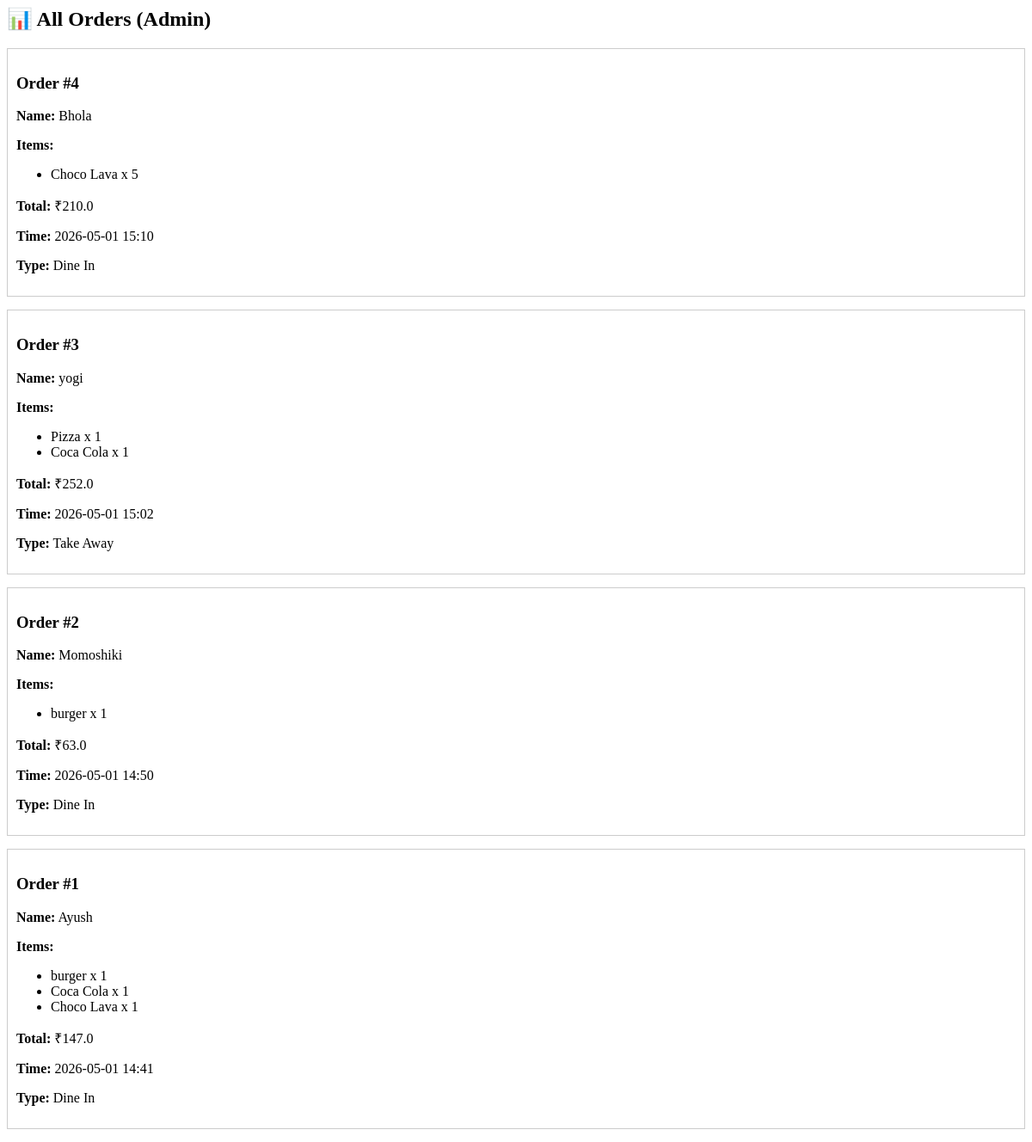
Page /admin/orders (signed in) on the earlier database version.
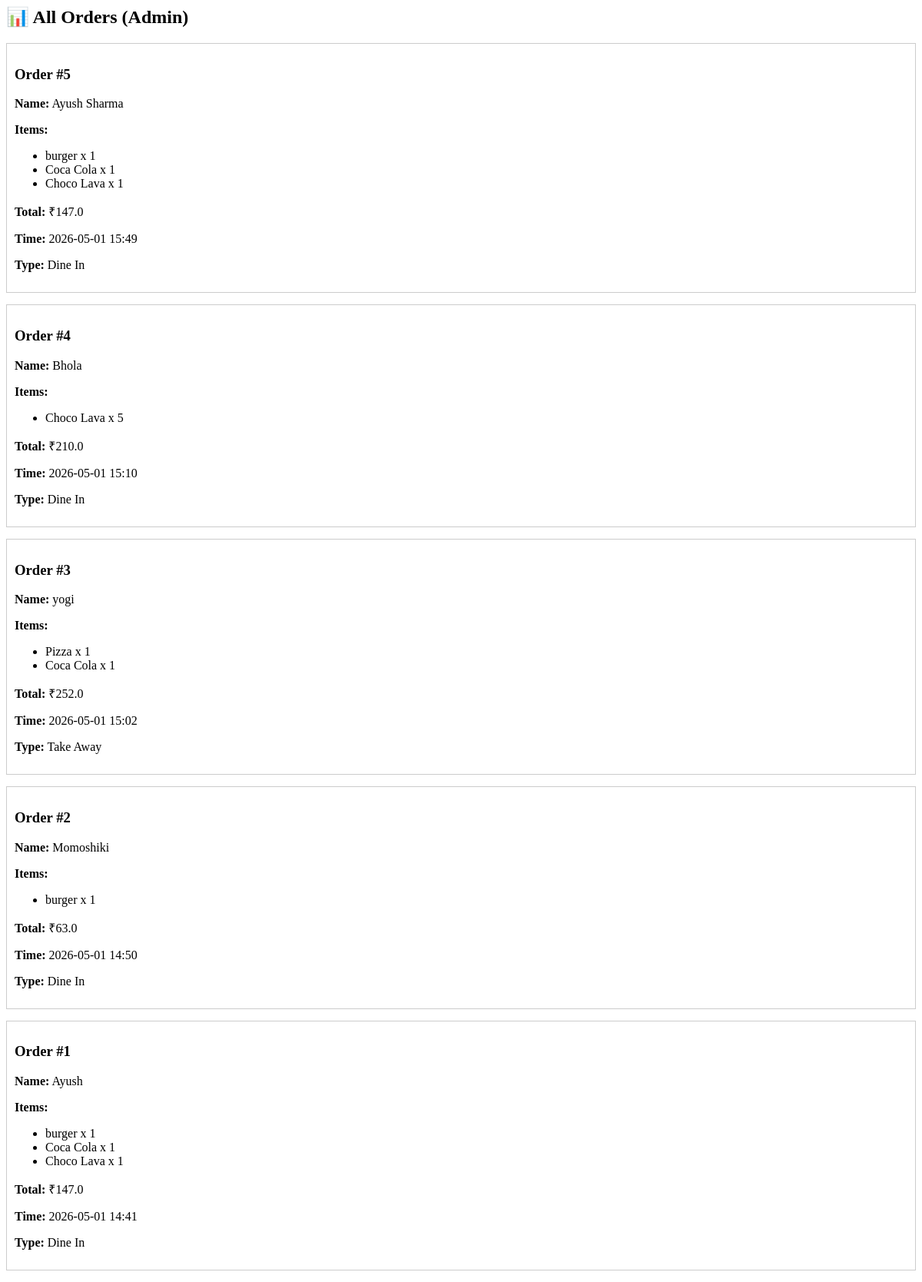
Same page on the later database version.
### tables this page shows
CREATE TABLE orders (
    id INTEGER PRIMARY KEY AUTOINCREMENT,
    username TEXT,
    items TEXT,
    total REAL,
    time TEXT,
    status TEXT DEFAULT 'Preparing',
    order_type TEXT DEFAULT 'Dine In'
    );

### app.py (the view)
@app.route('/admin/orders')
def admin_orders():
    if not session.get('admin'):
        return "Access Denied ❌"
    import json
    conn = sqlite3.connect('database.db')
    cur = conn.cursor()
    cur.execute("SELECT * FROM orders ORDER BY id DESC")
    orders = cur.fetchall()
    conn.close()
    decoded_orders = []
    for order in orders:
        decoded_orders.append({
            "id": order[0],
            "name": order[1],
            "items": json.loads(order[2]),
            "total": order[3],
            "time": order[4],
            "status": order[5],
            "order_type": order[6] if len(order) > 6 else 'Dine In'
        })
    return render_template('admin_orders.html', orders=decoded_orders)

### templates/admin_orders.html
<h2>📊 All Orders (Admin)</h2>
{% for order in orders %}
<div style="border:1px solid #ccc; padding:10px; margin-bottom:15px;">
  <h3>Order #{{ order["id"] }}</h3>
  <p><b>Name:</b> {{ order.name }}</p>
  <b>Items:</b>
  <ul>
    {% for item in order["items"] %}
      <li>{{ item["name"] }} x {{ item["quantity"] }}</li>
    {% endfor %}
  </ul>
  <p><b>Total:</b> ₹{{ order["total"] }}</p>
  <p><b>Time:</b> {{ order["time"] }}</p>
  <p><b>Type:</b> {{ order["order_type"] }}</p>
</div>
{% endfor %}

Differences in the rows shown:
added orders: id "5", name "Ayush Sharma", name "burger" "Coca Cola" "Choco Lava", quantity "1" "1" "1", total "147.0", time "2026-05-01 15:49", order_type "Dine In"
